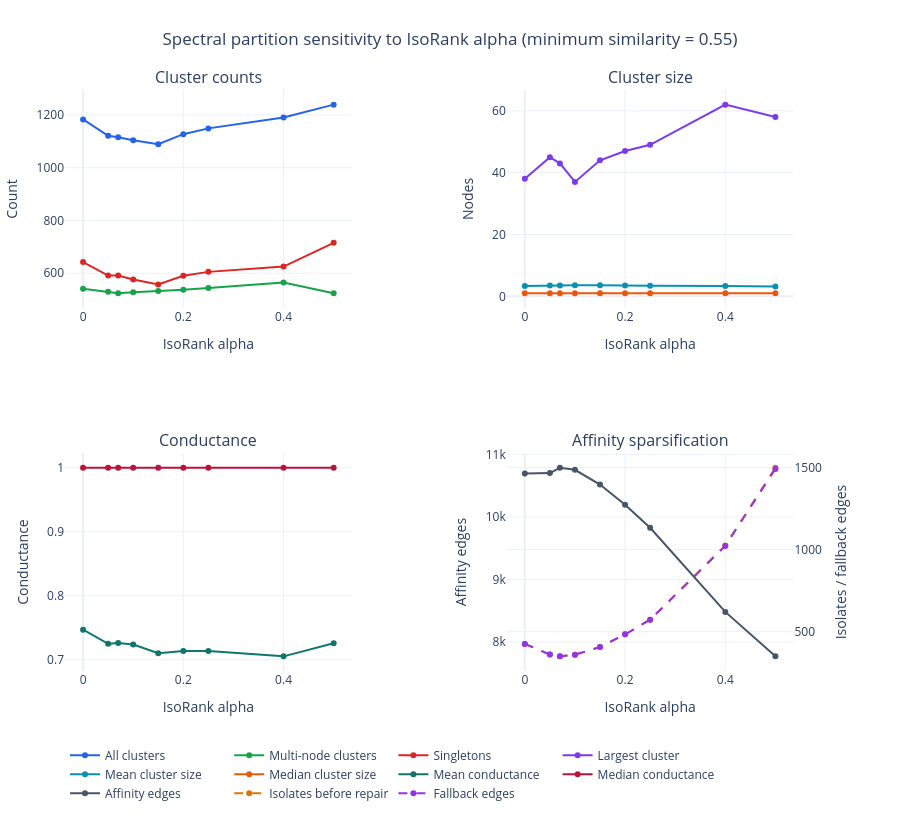

The notebook cell saved with this chart:
### Code cell
alpha_sensitivity_figure = make_sensitivity_figure(
    alpha_results,
    "isorank_alpha",
    (
        "Spectral partition sensitivity to IsoRank alpha "
        f"(minimum similarity = {BASELINE_MIN_SIMILARITY:.2f})"
    ),
)
alpha_sensitivity_figure.show()

### Figure 1 — Plotly figure (JSON) as saved in the notebook; plotly's stock layout.template omitted (floating-point values rounded to 4 significant figures)
{"data": [{"line": {"color": "#2563EB"}, "mode": "lines+markers", "name": "All clusters", "x": [0.0, 0.05, 0.07, 0.1, 0.15, 0.2, 0.25, 0.4, 0.5], "y": [1183, 1121, 1115, 1104, 1089, 1127, 1149, 1190, 1239], "type": "scatter", "xaxis": "x", "yaxis": "y"}, {"line": {"color": "#16A34A"}, "mode": "lines+markers", "name": "Multi-node clusters", "x": [0.0, 0.05, 0.07, 0.1, 0.15, 0.2, 0.25, 0.4, 0.5], "y": [541, 530, 524, 528, 532, 537, 544, 565, 524], "type": "scatter", "xaxis": "x", "yaxis": "y"}, {"line": {"color": "#DC2626"}, "mode": "lines+markers", "name": "Singletons", "x": [0.0, 0.05, 0.07, 0.1, 0.15, 0.2, 0.25, 0.4, 0.5], "y": [642, 591, 591, 576, 557, 590, 605, 625, 715], "type": "scatter", "xaxis": "x", "yaxis": "y"}, {"line": {"color": "#7C3AED"}, "mode": "lines+markers", "name": "Largest cluster", "x": [0.0, 0.05, 0.07, 0.1, 0.15, 0.2, 0.25, 0.4, 0.5], "y": [38, 45, 43, 37, 44, 47, 49, 62, 58], "type": "scatter", "xaxis": "x2", "yaxis": "y2"}, {"line": {"color": "#0891B2"}, "mode": "lines+markers", "name": "Mean cluster size", "x": [0.0, 0.05, 0.07, 0.1, 0.15, 0.2, 0.25, 0.4, 0.5], "y": [3.331, 3.516, 3.535, 3.57, 3.619, 3.497, 3.43, 3.312, 3.181], "type": "scatter", "xaxis": "x2", "yaxis": "y2"}, {"line": {"color": "#EA580C"}, "mode": "lines+markers", "name": "Median cluster size", "x": [0.0, 0.05, 0.07, 0.1, 0.15, 0.2, 0.25, 0.4, 0.5], "y": [1.0, 1.0, 1.0, 1.0, 1.0, 1.0, 1.0, 1.0, 1.0], "type": "scatter", "xaxis": "x2", "yaxis": "y2"}, {"line": {"color": "#0F766E"}, "mode": "lines+markers", "name": "Mean conductance", "x": [0.0, 0.05, 0.07, 0.1, 0.15, 0.2, 0.25, 0.4, 0.5], "y": [0.747, 0.7249, 0.7263, 0.7238, 0.7103, 0.7137, 0.7139, 0.7053, 0.7257], "type": "scatter", "xaxis": "x3", "yaxis": "y3"}, {"line": {"color": "#BE123C"}, "mode": "lines+markers", "name": "Median conductance", "x": [0.0, 0.05, 0.07, 0.1, 0.15, 0.2, 0.25, 0.4, 0.5], "y": [1.0, 1.0, 1.0, 1.0, 1.0, 1.0, 1.0, 1.0, 1.0], "type": "scatter", "xaxis": "x3", "yaxis": "y3"}, {"line": {"color": "#475569"}, "mode": "lines+markers", "name": "Affinity edges", "x": [0.0, 0.05, 0.07, 0.1, 0.15, 0.2, 0.25, 0.4, 0.5], "y": [10696, 10701, 10786, 10753, 10517, 10193, 9827, 8481, 7770], "type": "scatter", "xaxis": "x4", "yaxis": "y4"}, {"line": {"color": "#D97706", "dash": "dash"}, "mode": "lines+markers", "name": "Isolates before repair", "x": [0.0, 0.05, 0.07, 0.1, 0.15, 0.2, 0.25, 0.4, 0.5], "y": [426, 361, 350, 360, 407, 484, 573, 1026, 1499], "type": "scatter", "xaxis": "x4", "yaxis": "y5"}, {"line": {"color": "#9333EA", "dash": "dash"}, "mode": "lines+markers", "name": "Fallback edges", "x": [0.0, 0.05, 0.07, 0.1, 0.15, 0.2, 0.25, 0.4, 0.5], "y": [426, 361, 350, 360, 407, 484, 573, 1023, 1492], "type": "scatter", "xaxis": "x4", "yaxis": "y5"}], "layout": {"xaxis": {"anchor": "y", "domain": [0.0, 0.37], "title": {"text": "IsoRank alpha"}}, "yaxis": {"anchor": "x", "domain": [0.625, 1.0], "title": {"text": "Count"}}, "xaxis2": {"anchor": "y2", "domain": [0.57, 0.94], "title": {"text": "IsoRank alpha"}}, "yaxis2": {"anchor": "x2", "domain": [0.625, 1.0], "title": {"text": "Nodes"}}, "xaxis3": {"anchor": "y3", "domain": [0.0, 0.37], "title": {"text": "IsoRank alpha"}}, "yaxis3": {"anchor": "x3", "domain": [0.0, 0.375], "title": {"text": "Conductance"}}, "xaxis4": {"anchor": "y4", "domain": [0.57, 0.94], "title": {"text": "IsoRank alpha"}}, "yaxis4": {"anchor": "x4", "domain": [0.0, 0.375], "title": {"text": "Affinity edges"}}, "yaxis5": {"anchor": "x4", "overlaying": "y4", "side": "right", "title": {"text": "Isolates / fallback edges"}}, "annotations": [{"font": {"size": 16}, "showarrow": false, "text": "Cluster counts", "x": 0.185, "xanchor": "center", "xref": "paper", "y": 1.0, "yanchor": "bottom", "yref": "paper"}, {"font": {"size": 16}, "showarrow": false, "text": "Cluster size", "x": 0.755, "xanchor": "center", "xref": "paper", "y": 1.0, "yanchor": "bottom", "yref": "paper"}, {"font": {"size": 16}, "showarrow": false, "text": "Conductance", "x": 0.185, "xanchor": "center", "xref": "paper", "y": 0.375, "yanchor": "bottom", "yref": "paper"}, {"font": {"size": 16}, "showarrow": false, "text": "Affinity sparsification", "x": 0.755, "xanchor": "center", "xref": "paper", "y": 0.375, "yanchor": "bottom", "yref": "paper"}], "title": {"text": "Spectral partition sensitivity to IsoRank alpha (minimum similarity = 0.55)", "x": 0.5, "xanchor": "center"}, "legend": {"orientation": "h", "y": -0.12}, "margin": {"l": 60, "r": 60, "t": 90, "b": 130}, "height": 820, "hovermode": "x unified"}}
